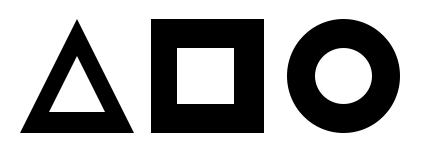
#> input picture 03_opencv/img/shapes_donut.png, 421 x 154 px
$ python cntr_hierachy.py
#> lines starting #> are read from the running program, lines starting #| are printed output that depends on the picture; after the words box and inside, x2 and y2 are one past the last pixel; in counts of white or black regions, pixels touching at a corner belong together
# 컨투어 계층 트리

import cv2
import numpy as np

# @영상 읽기
img = cv2.imread('../img/shapes_donut.png')
#> img is the input picture: shape (154, 421, 3); min 0, max 255, mean 167.6
img2 = img.copy()
# @바이너리 이미지로 변환
imgray = cv2.cvtColor(img, cv2.COLOR_BGR2GRAY)
ret, imthres = cv2.threshold(imgray, 127, 255, cv2.THRESH_BINARY_INV)
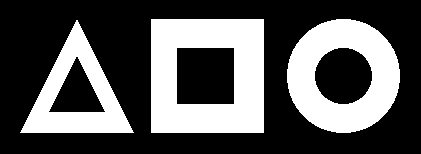
#> imthres: shape (154, 421); 34.3% white; 3 white regions

# @가장 바깥 컨투어만 수집
contour, hierarchy = cv2.findContours(imthres, cv2.RETR_EXTERNAL, \
                                                cv2.CHAIN_APPROX_NONE)
#> contour = 3 contours; box (x1, y1, x2, y2) and area: (151, 19, 264, 133) 12656, (287, 19, 400, 133) 9964, (20, 20, 134, 133) 6328
# @가장 바깥 컨투어 갯수와 계층 트리 출력
print(len(contour), hierarchy)
#| 3 [[[ 1 -1 -1 -1]
#|   [ 2  0 -1 -1]
#|   [-1  1 -1 -1]]]
'''
3 [[[ 1 -1 -1 -1]
  [ 2  0 -1 -1]
  [-1  1 -1 -1]]]
'''

# @모든 컨투어를 트리 계층 으로 수집
contour2, hierarchy = cv2.findContours(imthres, cv2.RETR_TREE, \
                                            cv2.CHAIN_APPROX_SIMPLE)
#> contour2 = 6 contours; box (x1, y1, x2, y2) and area: (151, 19, 264, 133) 12656, (287, 19, 400, 133) 9964, (20, 20, 134, 133) 6328, (176, 47, 235, 105) 3304, (314, 47, 373, 105) 2584, (48, 56, 106, 113) 1651
# @모든 컨투어 갯수와 계층 트리 출력
print(len(contour2), hierarchy)
#| 6 [[[ 2 -1  1 -1]
#|   [-1 -1 -1  0]
#|   [ 4  0  3 -1]
#|   [-1 -1 -1  2]
#|   [-1  2  5 -1]
#|   [-1 -1 -1  4]]]
'''
6 [[[ 2 -1  1 -1]
  [-1 -1 -1  0]
  [ 4  0  3 -1]
  [-1 -1 -1  2]
  [-1  2  5 -1]
  [-1 -1 -1  4]]]
'''

# @가장 바깥 컨투어만 그리기
cv2.drawContours(img, contour, -1, (0,255,0), 3)
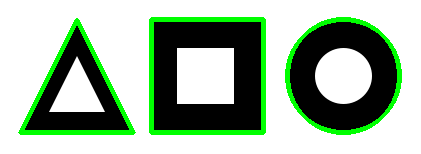
#> img: shape (154, 421, 3); 8.49% of pixels changed, all inside (x1, y1, x2, y2) = (18, 17, 402, 135)
# @모든 컨투어 그리기
for idx, cont in enumerate(contour2):
    # 랜덤한 컬러 추출
    color = [int(i) for i in np.random.randint(0,255, 3)]
    # 컨투어 인덱스 마다 랜덤한 색상으로 그리기
    cv2.drawContours(img2, contour2, idx, color, 3)
    # 컨투어 첫 좌표에 인덱스 숫자 표시
    cv2.putText(img2, str(idx), tuple(cont[0][0]), cv2.FONT_HERSHEY_PLAIN, \
                                                            1, (0,0,255))
#> this loop made 6 passes
#> color on passes 1, 2, 3, 4, 6: [172, 47, 117], [192, 67, 251], [195, 103, 9], [211, 21, 242], [216, 88, 140]
#> (cont, color) on pass 5: ([[151, 19], [151, 132], [263, 132], [263, 19]], [36, 87, 70])
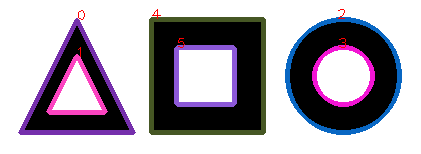
#> img2: shape (154, 421, 3); 12.91% of pixels changed, all inside (x1, y1, x2, y2) = (18, 9, 402, 135)

# @결과 출력
cv2.imshow('RETR_EXTERNAL', img)
cv2.imshow('RETR_TREE', img2)

cv2.waitKey(0)
cv2.destroyAllWindows()

$ run again, with 03_opencv/img/shapes.png copied over 03_opencv/img/shapes_donut.png
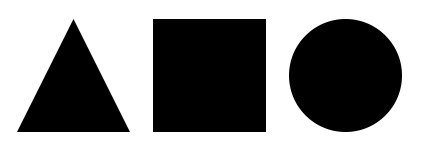
#> input picture 03_opencv/img/shapes.png, 423 x 150 px
#> img is the input picture: shape (150, 423, 3); min 0, max 255, mean 137.7
#> `ret, imthres = cv2.threshold(imgray, 127, 255, cv2.THRESH_BINARY_INV)`:
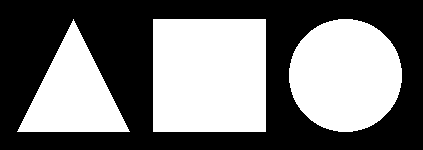
#> imthres: shape (150, 423); 46% white; 3 white regions
#> contour = 3 contours; box (x1, y1, x2, y2) and area: (153, 19, 266, 132) 12544, (289, 19, 402, 132) 9870, (17, 19, 130, 132) 6216
#| 3 [[[ 1 -1 -1 -1]
#|   [ 2  0 -1 -1]
#|   [-1  1 -1 -1]]]
#> contour2 has the same summary as contour
#| 3 [[[ 1 -1 -1 -1]
#|   [ 2  0 -1 -1]
#|   [-1  1 -1 -1]]]
#> img: shape (150, 423, 3); 8.62% of pixels changed, all inside (x1, y1, x2, y2) = (15, 17, 404, 134)
#> the loop `for idx, cont in enumerate(contour2):` made 3 passes
#> color on passes 1, 3: [172, 47, 117], [195, 103, 9]
#> after the loop `for idx, cont in enumerate(contour2):`:
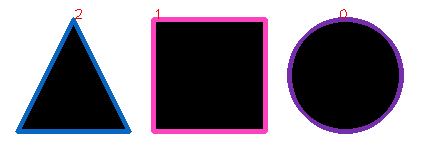
#> img2: shape (150, 423, 3); 8.7% of pixels changed, all inside (x1, y1, x2, y2) = (15, 9, 404, 134)

$ run again, with 03_opencv/img/hand.jpg saved as 03_opencv/img/shapes_donut.png
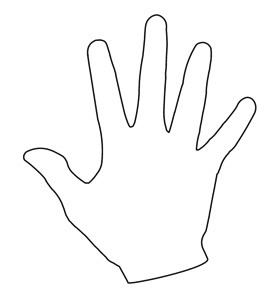
#> input picture 03_opencv/img/hand.jpg, 269 x 295 px
#> img is the input picture: shape (295, 269, 3); min 0, max 255, mean 249.1
#> `ret, imthres = cv2.threshold(imgray, 127, 255, cv2.THRESH_BINARY_INV)`:
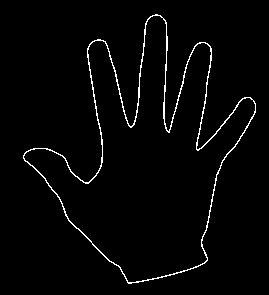
#> imthres: shape (295, 269); 2.3% white in thin lines or dots, all inside (x1, y1, x2, y2) = (23, 14, 256, 284)
#> contour = 1 contour; box (x1, y1, x2, y2) and area: (23, 14, 256, 284) 27536
#| 1 [[[-1 -1 -1 -1]]]
#> contour2 = 2 contours; box (x1, y1, x2, y2) and area: (23, 14, 256, 284) 27536, (23, 15, 256, 283) 26887
#| 2 [[[-1 -1  1 -1]
#|   [-1 -1 -1  0]]]
#> img: shape (295, 269, 3); 7.49% of pixels changed, all inside (x1, y1, x2, y2) = (21, 12, 258, 286)
#> the loop `for idx, cont in enumerate(contour2):` made 2 passes
#> color on passes 1 to 2: [172, 47, 117], [192, 67, 251]
#> after the loop `for idx, cont in enumerate(contour2):`:
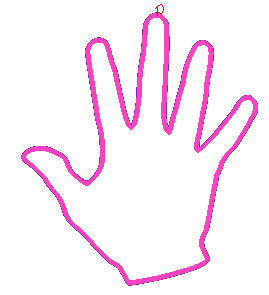
#> img2: shape (295, 269, 3); 8.34% of pixels changed, all inside (x1, y1, x2, y2) = (21, 4, 258, 286)
